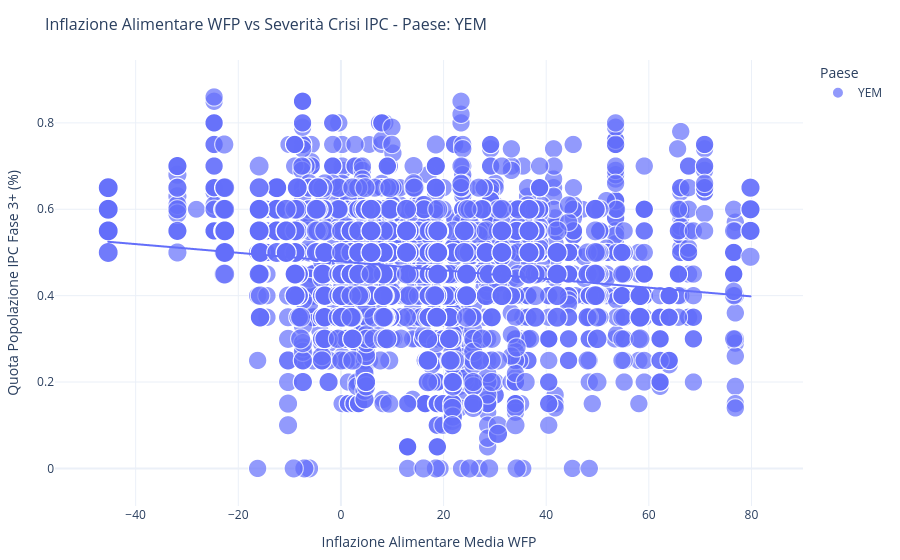
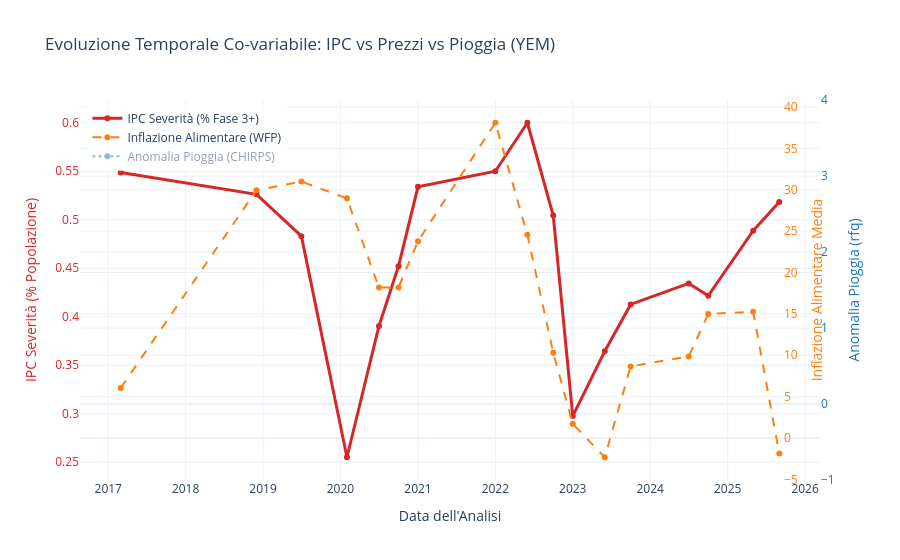

The notebook cell saved with these charts, in order:
### Markdown cell above
## 5. Focus Territoriali ed Evoluzione Temporale

Andiamo a vedere come queste variabili co-evolvono nel tempo in due dei teatri più critici per l'analisi umanitaria: lo **Yemen (YEM)** e l'**Afghanistan (AFG)**.

### Code cell
# Yemen - Scatter Inflazione vs IPC e trend temporali
fig_yem_scatter = plot_inflation_vs_ipc(df, country="YEM")
if fig_yem_scatter:
    fig_yem_scatter.show()

fig_yem_trends = plot_temporal_trends(df, "YEM")
if fig_yem_trends:
    fig_yem_trends.show()

### Figure 1 — Plotly figure (JSON) as saved in the notebook; plotly's stock layout.template omitted (floating-point values rounded to 4 significant figures; data arrays with more than 128 entries replaced by an {"elided": "..."} marker saying what was removed)
{"data": [{"customdata": {"elided": "2914x3 str values"}, "hovertemplate": "Paese=YEM<br>Inflazione Alimentare Media WFP=%{x}<br>Quota Popolazione IPC Fase 3+ (%)=%{y}<br>Popolazione Totale=%{marker.size}<br>Level 1=%{customdata[0]}<br>Area=%{customdata[1]}<br>Validity period=%{customdata[2]}<extra></extra>", "legendgroup": "YEM", "marker": {"color": "#636efa", "opacity": 0.7, "size": {"elided": "2914 int values"}, "sizemode": "area", "sizeref": 87200.0, "symbol": "circle"}, "mode": "markers", "name": "YEM", "showlegend": true, "type": "scattergl", "x": {"elided": "2914 float values"}, "xaxis": "x", "y": {"elided": "2914 float values"}, "yaxis": "y"}, {"hovertemplate": "<b>OLS trendline</b><br>phase_3plus_percentage = -0.00100929 * WFP_avg_inflation + 0.478972<br>R<sup>2</sup>=0.022720<br><br>Paese=YEM<br>Inflazione Alimentare Media WFP=%{x}<br>Quota Popolazione IPC Fase 3+ (%)=%{y} <b>(trend)</b><extra></extra>", "legendgroup": "YEM", "marker": {"color": "#636efa", "symbol": "circle"}, "mode": "lines", "name": "YEM", "showlegend": false, "type": "scattergl", "x": {"elided": "2914 float values"}, "xaxis": "x", "y": {"elided": "2914 float values"}, "yaxis": "y"}], "layout": {"legend": {"itemsizing": "constant", "title": {"text": "Paese"}, "tracegroupgap": 0}, "margin": {"b": 40, "l": 40, "r": 40, "t": 60}, "title": {"font": {"size": 16}, "text": "Inflazione Alimentare WFP vs Severità Crisi IPC - Paese: YEM"}, "xaxis": {"anchor": "y", "domain": [0.0, 1.0], "title": {"text": "Inflazione Alimentare Media WFP"}}, "yaxis": {"anchor": "x", "domain": [0.0, 1.0], "title": {"text": "Quota Popolazione IPC Fase 3+ (%)"}}}}

### Figure 2 — Plotly figure (JSON) as saved in the notebook; plotly's stock layout.template omitted (floating-point values rounded to 4 significant figures)
{"data": [{"line": {"color": "#d62728", "width": 3}, "name": "IPC Severità (% Fase 3+)", "type": "scatter", "x": ["2017-03-01T00:00:00.000000000", "2018-12-01T00:00:00.000000000", "2019-07-01T00:00:00.000000000", "2020-02-01T00:00:00.000000000", "2020-07-01T00:00:00.000000000", "2020-10-01T00:00:00.000000000", "2021-01-01T00:00:00.000000000", "2022-01-01T00:00:00.000000000", "2022-06-01T00:00:00.000000000", "2022-10-01T00:00:00.000000000", "2023-01-01T00:00:00.000000000", "2023-06-01T00:00:00.000000000", "2023-10-01T00:00:00.000000000", "2024-07-01T00:00:00.000000000", "2024-10-01T00:00:00.000000000", "2025-05-01T00:00:00.000000000", "2025-09-01T00:00:00.000000000"], "y": [0.5486, 0.5262, 0.4831, 0.2551, 0.3905, 0.452, 0.5339, 0.55, 0.6, 0.5043, 0.2976, 0.3645, 0.4127, 0.4343, 0.4216, 0.4887, 0.5183], "yaxis": "y"}, {"line": {"color": "#ff7f0e", "dash": "dash", "width": 2}, "name": "Inflazione Alimentare (WFP)", "type": "scatter", "x": ["2017-03-01T00:00:00.000000000", "2018-12-01T00:00:00.000000000", "2019-07-01T00:00:00.000000000", "2020-02-01T00:00:00.000000000", "2020-07-01T00:00:00.000000000", "2020-10-01T00:00:00.000000000", "2021-01-01T00:00:00.000000000", "2022-01-01T00:00:00.000000000", "2022-06-01T00:00:00.000000000", "2022-10-01T00:00:00.000000000", "2023-01-01T00:00:00.000000000", "2023-06-01T00:00:00.000000000", "2023-10-01T00:00:00.000000000", "2024-07-01T00:00:00.000000000", "2024-10-01T00:00:00.000000000", "2025-05-01T00:00:00.000000000", "2025-09-01T00:00:00.000000000"], "y": [6.052, 29.93, 31.0, 28.95, 18.17, 18.19, 23.78, 38.09, 24.55, 10.3, 1.71, -2.324, 8.652, 9.86, 14.98, 15.26, -1.879], "yaxis": "y2"}, {"line": {"color": "#1f77b4", "dash": "dot", "width": 2}, "name": "Anomalia Pioggia (CHIRPS)", "type": "scatter", "visible": "legendonly", "x": ["2017-03-01T00:00:00.000000000", "2018-12-01T00:00:00.000000000", "2019-07-01T00:00:00.000000000", "2020-02-01T00:00:00.000000000", "2020-07-01T00:00:00.000000000", "2020-10-01T00:00:00.000000000", "2021-01-01T00:00:00.000000000", "2022-01-01T00:00:00.000000000", "2022-06-01T00:00:00.000000000", "2022-10-01T00:00:00.000000000", "2023-01-01T00:00:00.000000000", "2023-06-01T00:00:00.000000000", "2023-10-01T00:00:00.000000000", "2024-07-01T00:00:00.000000000", "2024-10-01T00:00:00.000000000", "2025-05-01T00:00:00.000000000", "2025-09-01T00:00:00.000000000"], "y": [113.0, 101.4, 134.5, 127.3, 158.8, 102.8, 96.12, 94.74, 139.7, 99.87, 150.5, 111.4, 105.8, 106.7, 97.56, 141.1, 101.4], "yaxis": "y3"}], "layout": {"legend": {"bgcolor": "rgba(255,255,255,0.7)", "x": 0.01, "y": 0.99}, "title": {"text": "Evoluzione Temporale Co-variabile: IPC vs Prezzi vs Pioggia (YEM)"}, "xaxis": {"title": {"text": "Data dell'Analisi"}}, "yaxis": {"tickfont": {"color": "#d62728"}, "title": {"font": {"color": "#d62728"}, "text": "IPC Severità (% Popolazione)"}}, "yaxis2": {"anchor": "free", "overlaying": "y", "position": 0.95, "side": "right", "tickfont": {"color": "#ff7f0e"}, "title": {"font": {"color": "#ff7f0e"}, "text": "Inflazione Alimentare Media"}}, "yaxis3": {"anchor": "x", "overlaying": "y", "side": "right", "tickfont": {"color": "#1f77b4"}, "title": {"font": {"color": "#1f77b4"}, "text": "Anomalia Pioggia (rfq)"}}}}
